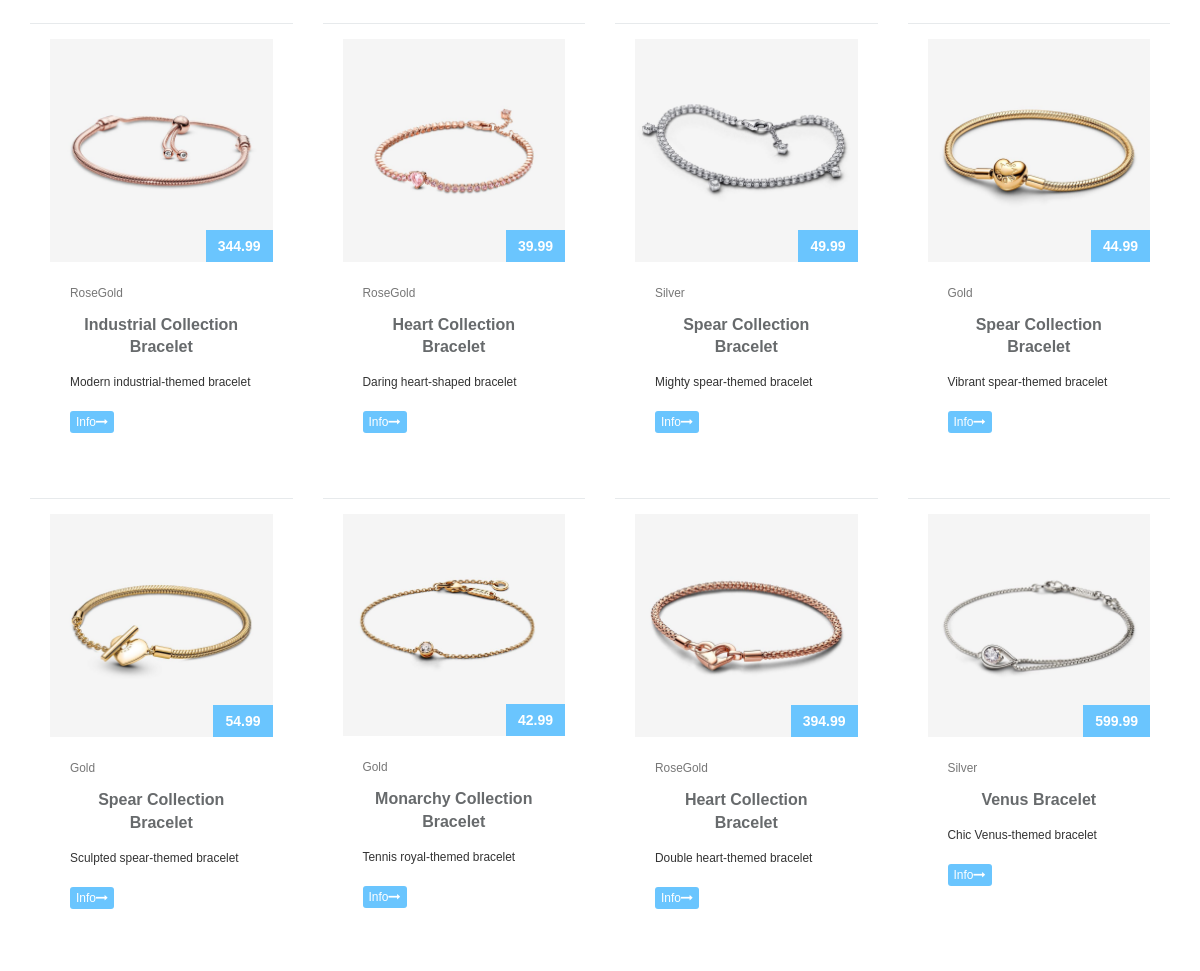
Before: /index.php?controller=product&action=read&type=bracelet (middle part) with the older database file.
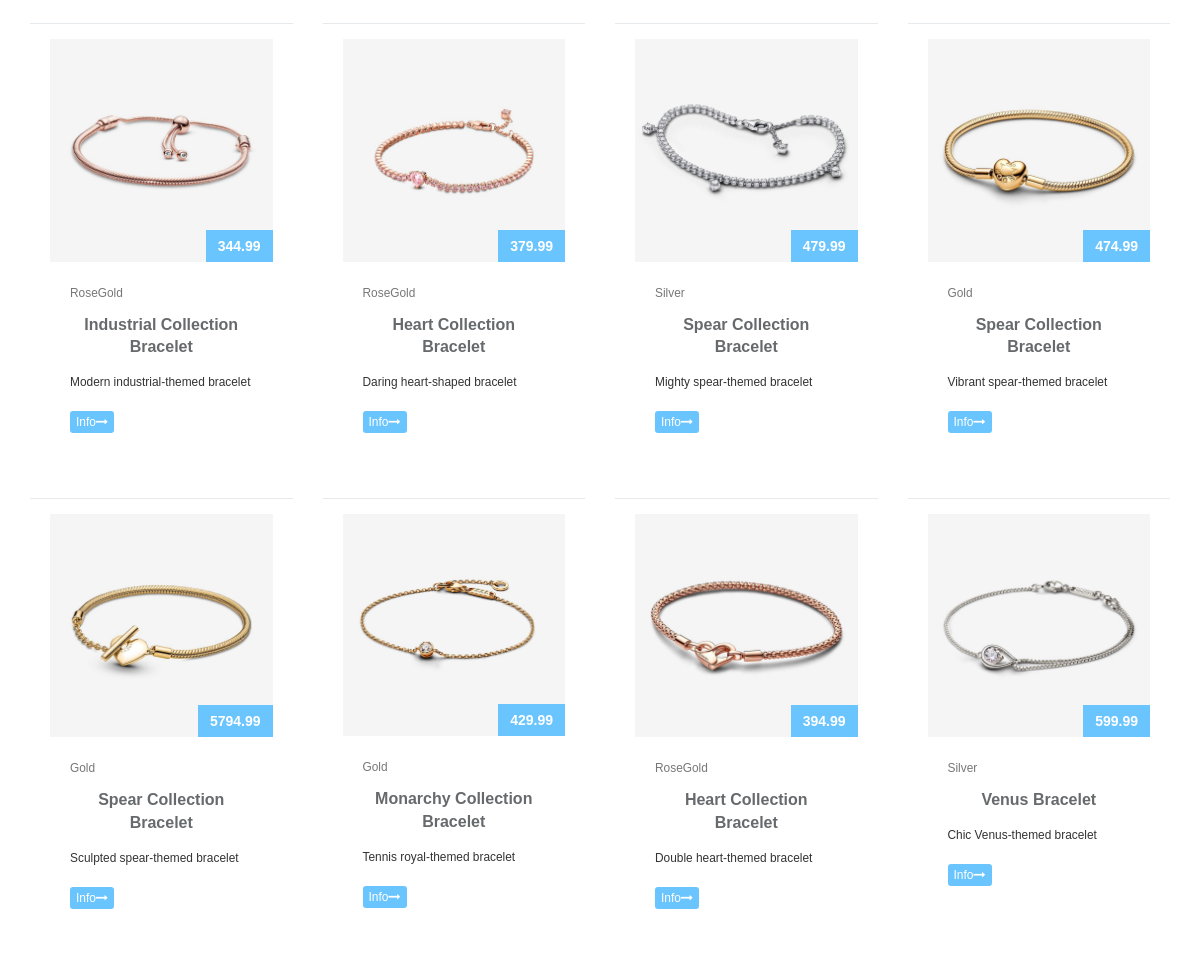
After: the same page with the newer database file.
### tables this page shows
CREATE TABLE PRODUCT (
    PRODUCT_ID INT AUTO_INCREMENT PRIMARY KEY,
    NAME VARCHAR(35),
    DESCRIPTION TEXT,
    PRICE DECIMAL(10, 2),
    MANUFACTURER VARCHAR(35),
    COLOR VARCHAR(35),
    MATERIAL VARCHAR(35),
    TYPE VARCHAR(35),
    SIZE VARCHAR(50),
    STOCK INT,
    PRODUCT_IMAGE VARCHAR(255)
);

### Models/Product.php (called while the page is built, shortened)
<?php
include_once(__DIR__ . '/../db_connection.php');
class Product
{
    public static function read()
    {
        $result = array();
        if (isset($_GET['material'])) {
            $result = Product::viewByJewelrySubtype();
        } else {
            $result = Product::viewByJewelryType();
        }
        return $result;
    }
    private static function viewByJewelryType()
    {
        global $conn;
        $type = isset($_GET['type']) ? $_GET['type'] : 'ring';
        $sql = "SELECT * FROM `PRODUCT` WHERE `TYPE` = ?";
        $stmt = $conn->prepare($sql);
        $stmt->bind_param('s', $type);
        $stmt->execute();
        $result = $stmt->get_result();
        if ($result->num_rows > 0) {
            $rows = array();
            while ($row = $result->fetch_assoc()) {
                $rows[] = $row;
            }
            return $rows;
        }
        return null;
    }
}
?>

### Views/Product/read.php (the view, shortened to what this page needs)
<!DOCTYPE html>
<html lang="en">
<head>
    <link href="https://netdna.bootstrapcdn.com/bootstrap/3.3.6/css/bootstrap.min.css" rel="stylesheet">
    <link rel="stylesheet" href="CSS/product_listing.css">
    <link rel="stylesheet" href="CSS/shared.css">
</head>
<body>
    <?php include_once __DIR__ . "/../../navbar.php"; ?>
    <div class="container">
    <?php
    if (isset($data) && is_array($data) && !empty($data)) {
        foreach ($data as $row=> $product) {
            if ($row % 4 == 0) {
                echo '<div class="row">';
            }
            echo <<<ECHO
            <div class="col-md-3">
                <div class="ibox">
                    <div class="ibox-content product-box">
                        <div class="product-imitation">
                            <img src="assets/images/{$product['PRODUCT_IMAGE']}" alt="{$product['PRODUCT_IMAGE']}">
                        </div>
                        <div class="product-desc">
                            <span class="product-price">
                               {$product['PRICE']}
                            </span>
                            <small class="text-muted">{$product['MATERIAL']}</small>
                            <a href="index.php?controller=product&action=view&id={$product['PRODUCT_ID']}" class="product-name">{$product['NAME']}</a>
                            <div class="small m-t-xs">
                                {$product['DESCRIPTION']}
                            </div>
                            <div class="m-t text-righ">
                                <a href="index.php?controller=product&action=view&id={$product['PRODUCT_ID']}" class="btn btn-xs btn-blue">Info<i
                                        class="fa fa-long-arrow-right"></i> </a>
                            </div>
                        </div>
                    </div>
                </div>
            </div>
            ECHO;
            if ($row % 4 == 3 || $row == count($data) - 1) {
                echo '</div>';
            }
        }
    }
    ?>
    </div>
</body>
</html>

### index.php (shortened to what this page needs)
<?php
$controller = (isset($_GET['controller'])) ? $_GET['controller'] : "home";
$controller = ucfirst($controller);
$controllerClassName = $controller . "Controller";
$controllerPath = __DIR__ . "/Controllers/$controllerClassName.php";
if (file_exists($controllerPath) && $controller != "")
{
    $ct = new $controllerClassName();
    $ct->route();
}
else
{
    include_once "404.php";
}
?>

### Controllers/ProductController.php (shortened to what this page needs)
<?php
include_once __DIR__ . "/Controller.php";
include_once __DIR__ . "/../Models/Product.php";
class ProductController extends Controller {
    function route() {
        $action = isset($_GET['action']) ? $_GET['action'] : "list";
        $id = isset($_GET['id']) ? intval($_GET['id']) : -1;
        $productModel = new Product();
        if ($action == "list" || $action == "view" || $action == "read" || $action == "search") {
            $products = $productModel->$action();
            if (!empty($products)) {
                $this->render("Product", $action, $products);
            } else {
                $this->render("Product", $action, array());
            }
        } else if ($action == "create" || $action == "update" || $action == "delete" || $action == "bag") {
            $result = $productModel->$action();
        } else if ($action == "add") {
            $this->render("Product", $action, array());
        } else {
            $product = new Product($id);
            $this->render("Product", $action, array('product' => $product));
        }
    }
}
?>

### Controllers/Controller.php (shortened to what this page needs)
<?php
class Controller{
    function render($controller, $action, $data = []) {
        $dirString = dirname(__FILE__) . "/../Views/$controller/{$action}.php";
        if (file_exists($dirString))
        {
            include_once $dirString;
        }
        else
        {
            var_dump($dirString);
            include_once dirname(__FILE__) . "/../404.php";
        }
    }
}
?>

### navbar.php (shortened to what this page needs)
<?php
var_dump($_SESSION);
?>
<!DOCTYPE html>
<html lang="en">
<head>
    <link rel="stylesheet" href="CSS/style.css">
    <link rel="stylesheet" href="CSS/shared.css">
</head>
<body>
                        <?php
                        global $conn;
                        ?>
                        <?php
                        $sql = "SELECT DISTINCT Material FROM product";
                        $result = $conn->query($sql);
                        if ($result->num_rows > 0) {
                            while ($row = $result->fetch_assoc()) {
                                echo "<a href='index.php?controller=product&action=read&type=earring&material={$row["Material"]}'>" . $row["Material"] . "</a>";
                            }
                        }
                        ?>
</body>
</html>

### CSS/product_listing.css (style rules this page uses)
body { margin-top:20px; background-color:#eee; }
.product-box { padding: 0; border: 1px solid #e7eaec; }
.product-imitation > img { width: 100%; height: 100%; max-width: 680px; max-height: 680px; object-fit: cover; }
.product-desc { padding: 20px; position: relative; }
.product-name { font-size: 16px; font-weight: 600; color: #676a6c; display: block; margin: 2px 0 5px 0; }
.product-price { font-size: 14px; font-weight: 600; color: #ffffff; background-color: #6ac5fe; padding: 6px 12px; position: absolute; top: -32px; right: 0; }
.ibox { clear: both; margin-bottom: 25px; margin-top: 0; padding: 0; }
.ibox:after, .ibox:before { display: table; }
.ibox-content { background-color: #ffffff; color: inherit; padding: 15px 20px 20px 20px; border-color: #e7eaec; border-image: none; border-style: solid solid none; border-width: 1px 0; }
.btn-blue { margin-top: 20px; background-color: #6ac5fe !important; color: white !important; }

### CSS/shared.css (style rules this page uses)
html, body { height: 100%; margin: 0; }
body { display: flex; flex-direction: column; }

### CSS/style.css (style rules this page uses)
html, body { height: 100%; margin: 0; }
body { display: flex; flex-direction: column; font-family: Arial, sans-serif; margin: 0; padding: 0; background-color: #fff; overflow-x: hidden; }

Changed rows visible on the page:
changed product "Daring heart-shaped bracelet": PRICE "39.99" → "379.99"
changed product "Mighty spear-themed bracelet": PRICE "49.99" → "479.99"
changed product "Vibrant spear-themed bracelet": PRICE "44.99" → "474.99"
changed product "Sculpted spear-themed bracelet": PRICE "54.99" → "5794.99"
changed product "Monarchy Collection Bracelet": PRICE "42.99" → "429.99"
